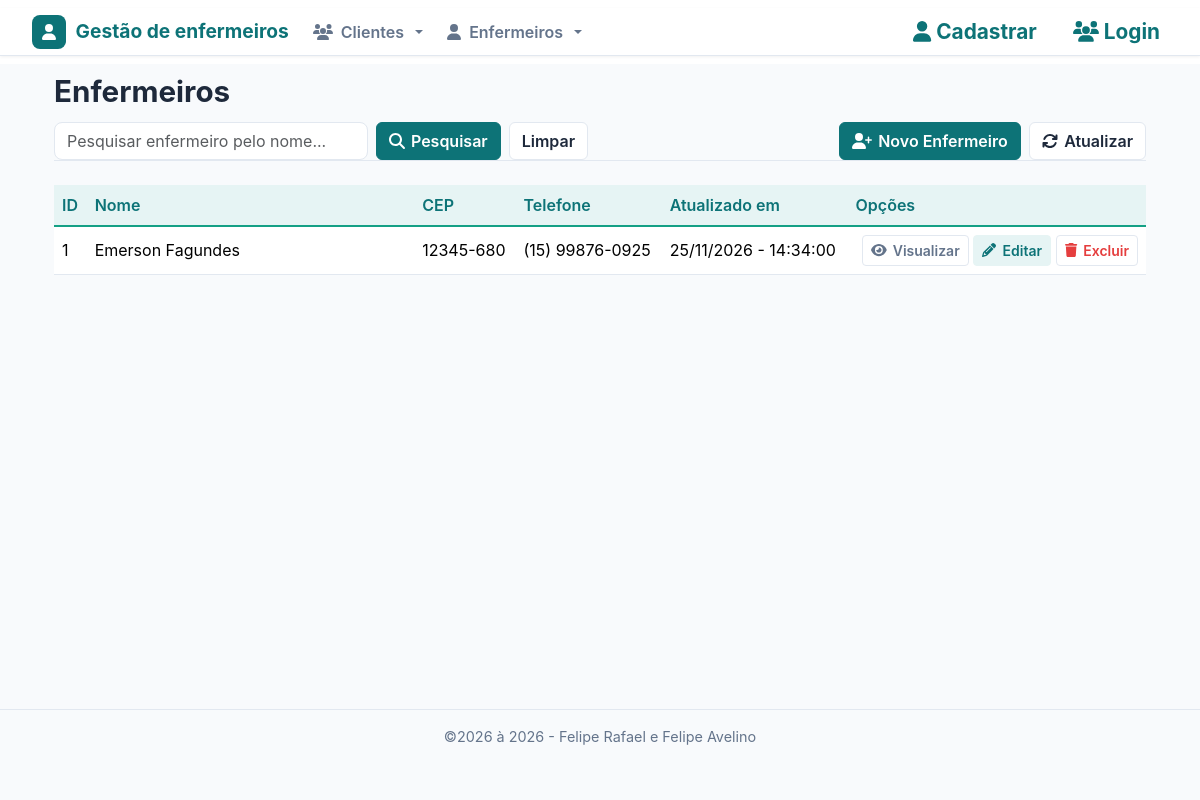
Page /customers/index.php on the committed database.
### tables this page shows
CREATE TABLE IF NOT EXISTS customers (
  id int NOT NULL AUTO_INCREMENT PRIMARY KEY,
  nome varchar(255) NOT NULL,
  birthdate date NOT NULL,
  cep varchar(9) NOT NULL,
  phone varchar(20) NOT NULL,
  foto varchar(255) NOT NULL DEFAULT '',
  created TIMESTAMP DEFAULT CURRENT_TIMESTAMP,
  modified TIMESTAMP DEFAULT CURRENT_TIMESTAMP ON UPDATE CURRENT_TIMESTAMP
);

### inc/auth.php (called while the page is built, shortened)
<?php
if (!function_exists('e')) {
    function e($valor)
    {
        return htmlspecialchars((string) $valor, ENT_QUOTES, 'UTF-8');
    }
}

### inc/database.php (called while the page is built, shortened)
<?php
require_once __DIR__ . '/auth.php';
function sql_identifier($nome)
{
    return $nome;
}
function open_database()
{
    try {
        $conn = new mysqli(DB_HOST, DB_USER, DB_PASSWORD, DB_NAME);
        $conn->set_charset("utf8mb4");
        return $conn;
    } catch (Exception $e) {
        error_log("Erro ao conectar no banco: " . $e->getMessage());
        throw new Exception("Erro ao conectar no banco de dados.");
    }
}
function find($table = null, $id = null)
{
    $found = null;
    try {
        $table = sql_identifier($table);
        $database = open_database();
        if ($id !== null && $id !== '') {
            $id = (int) $id;
            $stmt = $database->prepare("SELECT * FROM `$table` WHERE id = ? LIMIT 1");
            $stmt->bind_param("i", $id);
            $stmt->execute();
            $found = $stmt->get_result()->fetch_assoc() ?: null;
            $stmt->close();
        } else {
            $result = $database->query("SELECT * FROM `$table`");
            $rows = $result->fetch_all(MYSQLI_ASSOC);
            $found = $rows ?: null;
        }
    } catch (Exception $e) {
        error_log($e->getMessage());
        flash("Não foi possível consultar os dados.", "danger");
    }
    return $found;
}
function find_all($table)
{
    return find($table);
}

### customers/function.php (called while the page is built, shortened)
<?php
function formatData($data, $formato)
{
    $dt = new DateTime($data, new DateTimeZone("America/Sao_Paulo"));
    return $dt->format($formato);
}
function telefone($tel)
{
    $tel = preg_replace('/\D/', '', (string) $tel);
    if (strlen($tel) == 11) {
        return "(" . substr($tel, 0, 2) . ") " . substr($tel, 2, 5) . "-" . substr($tel, 7, 4);
    }
    return $tel;
}
function cep($cep)
{
    $cep = preg_replace('/\D/', '', (string) $cep);
    if (strlen($cep) == 8) {
        return substr($cep, 0, 5) . "-" . substr($cep, 5, 3);
    }
    return $cep;
}
function index()
{
    $pesquisa = trim($_POST['customers'] ?? '');
    if ($pesquisa !== '') {
        $customers = search("customers", "nome", $pesquisa);
    } else {
        $customers = find_all("customers");
    }
}

### customers/index.php (the view, shortened to what this page needs)
<?php
require_once("function.php");
index();
?>
<header>
    <div class="row">
        <div class="col-sm-6">
            <h1>Enfermeiros</h1>
            <form action="index.php" method="post" class="search-bar d-flex align-items-center gap-2">
                <input
                    type="text"
                    name="enfermeiros"
                    maxlength="80"
                    value="<?php echo e($_POST['enfermeiros'] ?? ''); ?>"
                    placeholder="Pesquisar enfermeiro pelo nome..."
                    class="form-control">
                <button type="submit" class="btn btn-crud-primary">
                    <i class="fas fa-search"></i><span>Pesquisar</span>
                </button>
                <a href="index.php" class="btn btn-crud-secondary">
                    Limpar
                </a>
            </form>
        </div>
        <div class="col-sm-6 d-flex justify-content-end align-items-end gap-2">
            <a class="btn btn-crud-primary" href="add.php">
                <i class="fa-solid fa-user-plus"></i> Novo Enfermeiro
            </a>
            <a class="btn btn-crud-secondary" href="index.php">
                <i class="fa-solid fa-refresh"></i> Atualizar
            </a>
        </div>
    </div>
</header>
<hr>
<div class="table-responsive">
    <table class="table table-hover">
        <thead>
            <tr>
                <th>ID</th>
                <th width="30%">Nome</th>
                <th>CEP</th>
                <th>Telefone</th>
                <th>Atualizado em</th>
                <th>Opções</th>
            </tr>
        </thead>
        <tbody>
            <?php if ($customers): ?>
                <?php foreach ($customers as $c): ?>
                    <tr>
                        <td><?php echo (int) $c['id']; ?></td>
                        <td><?php echo e($c['nome']); ?></td>
                        <td><?php echo e(cep($c['cep'])); ?></td>
                        <td><?php echo e(telefone($c['phone'])); ?></td>
                        <td><?php echo e(formatData($c['modified'], "d/m/Y - H:i:s")); ?></td>
                        <td class="actions text-end">
                            <a href="view.php?id=<?php echo (int) $c['id']; ?>" class="btn btn-sm btn-crud-view"><i
                                    class="fa fa-eye"></i> Visualizar</a>
                            <a href="edit.php?id=<?php echo (int) $c['id']; ?>" class="btn btn-sm btn-crud-edit"><i
                                    class="fa fa-pencil"></i> Editar</a>
                            <a href="#" class="btn btn-sm btn-crud-delete" data-bs-toggle="modal" data-bs-target="#delete-modal"
                                data-id="<?php echo (int) $c['id']; ?>">
                                <i class="fa fa-trash"></i> Excluir
                            </a>
                        </td>
                    </tr>
                <?php endforeach; ?>
            <?php else: ?>
                <tr>
                    <td colspan="6">Nenhum registro encontrado.</td>
                </tr>
            <?php endif; ?>
        </tbody>
    </table>
</div>

### css/style.css (style rules this page uses)
:root { --teal: #0d7377; --teal-light: #14a085; --teal-dim: #e6f4f4; --slate: #1e293b; --muted: #64748b; --border: #e2e8f0; --surface: #f8fafc; --white: #ffffff; --red: #e53e3e; --red-dim: #fde8e8; --amber: #d97706; --amber-dim: #fef3e2; --green: #16a34a; --green-dim: #dcfce7; }
* { box-sizing: border-box; }
body { background: var(--surface); font-family: -apple-system, BlinkMacSystemFont, 'Segoe UI', Roboto, sans-serif; color: var(--slate); margin: 0; min-height: 100vh; overflow-x: hidden; display: flex; flex-direction: column; }
h1 { font-size: 1.85rem; font-weight: 700; color: var(--slate); margin-bottom: .75rem; }
hr { border: none; border-top: 1px solid var(--border); margin: 0 0 1.5rem; opacity: 1; }
.btn-crud-primary, .btn-crud-secondary, .btn-crud-view, .btn-crud-edit, .btn-crud-delete { display: inline-flex; align-items: center; gap: .4rem; font-weight: 600; border-width: 1px; border-style: solid; transition: background-color .15s ease, color .15s ease, border-color .15s ease; }
.btn-crud-primary { background: var(--teal); border-color: var(--teal); color: var(--white); }
.btn-crud-secondary { background: var(--white); border-color: var(--border); color: var(--slate); }
.btn-crud-view { background: var(--white); border-color: var(--border); color: var(--muted); }
.btn-crud-edit { background: var(--teal-dim); border-color: var(--teal-dim); color: var(--teal); }
.btn-crud-delete { background: var(--white); border-color: var(--border); color: var(--red); }
.table thead th { background: var(--teal-dim); color: var(--teal); font-weight: 600; border-bottom: 2px solid var(--teal-light); white-space: nowrap; }
.table td, .table th { border-color: var(--border); vertical-align: middle; }
.table-responsive { -webkit-overflow-scrolling: touch; }
.form-control { border: 1px solid var(--border); border-radius: 8px; color: var(--slate); }

### inc/header.php (style rules this page uses)
body { padding-top: 50px; padding-bottom: 20px; }

### rows in the picture
customers: id "1", nome "Emerson Fagundes", cep "12345-680", phone "(15) 99876-0925", modified "25/11/2026 - 14:34:00"

### other values in the picture
$dt->format("Y") "2026"
